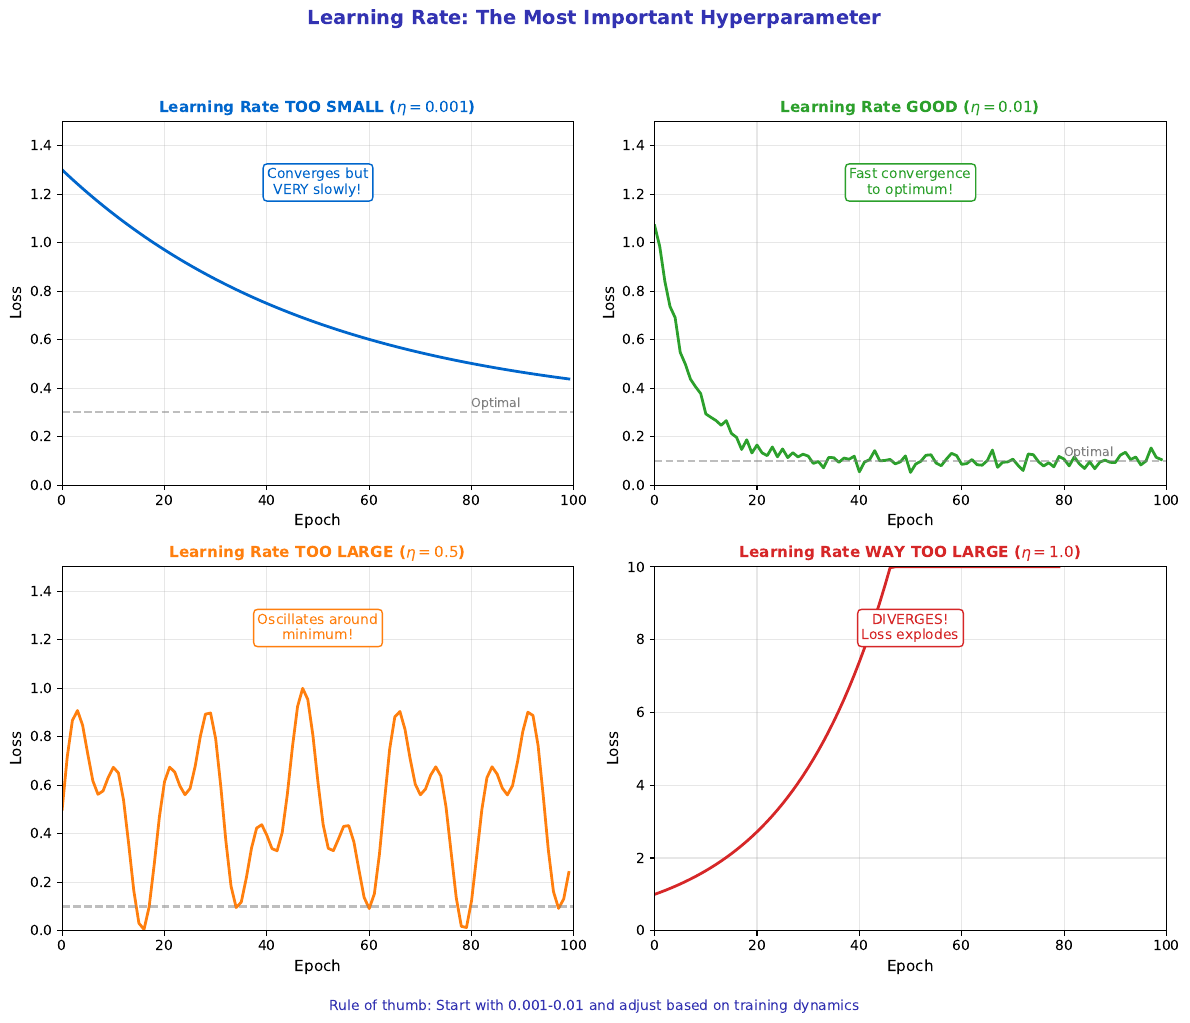

This chart was generated by the following Python code:
"""
Learning Rate Effects on Training
Module 3: Training Neural Networks
"""

import matplotlib.pyplot as plt
import numpy as np

CHART_METADATA = {
    'title': 'Learning Rate Effects',
    'url': 'https://github.com/QuantLet/neural-networks-introduction/tree/main/learning_rate_effects'
}

# Colors
mlpurple = '#3333B2'
mlblue = '#0066CC'
mlorange = '#FF7F0E'
mlgreen = '#2CA02C'
mlred = '#D62728'
mlgray = '#7F7F7F'

fig, axes = plt.subplots(2, 2, figsize=(12, 10))

# ==================== TOP LEFT: Too Small ====================
ax = axes[0, 0]

epochs = np.arange(100)
loss_small = 1.0 * np.exp(-0.02 * epochs) + 0.3

ax.plot(epochs, loss_small, color=mlblue, linewidth=2)
ax.axhline(y=0.3, color=mlgray, linestyle='--', alpha=0.5)
ax.text(80, 0.32, 'Optimal', fontsize=9, color=mlgray)

ax.set_xlabel('Epoch', fontsize=11)
ax.set_ylabel('Loss', fontsize=11)
ax.set_title('Learning Rate TOO SMALL ($\\eta = 0.001$)', fontsize=11,
             fontweight='bold', color=mlblue)
ax.grid(True, alpha=0.3)
ax.set_xlim(0, 100)
ax.set_ylim(0, 1.5)

ax.text(50, 1.2, 'Converges but\nVERY slowly!', fontsize=10, ha='center', color=mlblue,
        bbox=dict(boxstyle='round,pad=0.3', facecolor='white', edgecolor=mlblue))

# ==================== TOP RIGHT: Just Right ====================
ax = axes[0, 1]

loss_good = 1.0 * np.exp(-0.15 * epochs) + 0.1 + np.random.randn(100) * 0.02

ax.plot(epochs, loss_good, color=mlgreen, linewidth=2)
ax.axhline(y=0.1, color=mlgray, linestyle='--', alpha=0.5)
ax.text(80, 0.12, 'Optimal', fontsize=9, color=mlgray)

ax.set_xlabel('Epoch', fontsize=11)
ax.set_ylabel('Loss', fontsize=11)
ax.set_title('Learning Rate GOOD ($\\eta = 0.01$)', fontsize=11,
             fontweight='bold', color=mlgreen)
ax.grid(True, alpha=0.3)
ax.set_xlim(0, 100)
ax.set_ylim(0, 1.5)

ax.text(50, 1.2, 'Fast convergence\nto optimum!', fontsize=10, ha='center', color=mlgreen,
        bbox=dict(boxstyle='round,pad=0.3', facecolor='white', edgecolor=mlgreen))

# ==================== BOTTOM LEFT: Too Large ====================
ax = axes[1, 0]

loss_large = 0.5 + 0.3 * np.sin(epochs * 0.3) + 0.2 * np.sin(epochs * 0.7)

ax.plot(epochs, loss_large, color=mlorange, linewidth=2)
ax.axhline(y=0.1, color=mlgray, linestyle='--', alpha=0.5)

ax.set_xlabel('Epoch', fontsize=11)
ax.set_ylabel('Loss', fontsize=11)
ax.set_title('Learning Rate TOO LARGE ($\\eta = 0.5$)', fontsize=11,
             fontweight='bold', color=mlorange)
ax.grid(True, alpha=0.3)
ax.set_xlim(0, 100)
ax.set_ylim(0, 1.5)

ax.text(50, 1.2, 'Oscillates around\nminimum!', fontsize=10, ha='center', color=mlorange,
        bbox=dict(boxstyle='round,pad=0.3', facecolor='white', edgecolor=mlorange))

# ==================== BOTTOM RIGHT: Way Too Large (Diverges) ====================
ax = axes[1, 1]

loss_huge = np.exp(0.05 * epochs)
loss_huge = np.clip(loss_huge, 0, 10)

ax.plot(epochs[:80], loss_huge[:80], color=mlred, linewidth=2)
ax.set_xlabel('Epoch', fontsize=11)
ax.set_ylabel('Loss', fontsize=11)
ax.set_title('Learning Rate WAY TOO LARGE ($\\eta = 1.0$)', fontsize=11,
             fontweight='bold', color=mlred)
ax.grid(True, alpha=0.3)
ax.set_xlim(0, 100)
ax.set_ylim(0, 10)

ax.text(50, 8, 'DIVERGES!\nLoss explodes', fontsize=10, ha='center', color=mlred,
        bbox=dict(boxstyle='round,pad=0.3', facecolor='white', edgecolor=mlred))

fig.suptitle('Learning Rate: The Most Important Hyperparameter',
             fontsize=14, fontweight='bold', color=mlpurple, y=1.02)

# Summary at bottom
fig.text(0.5, 0.02, 'Rule of thumb: Start with 0.001-0.01 and adjust based on training dynamics',
         ha='center', fontsize=10, color=mlpurple)

plt.tight_layout(rect=[0, 0.04, 1, 0.98])
plt.savefig('learning_rate_effects.pdf', format='pdf', bbox_inches='tight', dpi=300)
plt.savefig('learning_rate_effects.png', format='png', bbox_inches='tight', dpi=300)
plt.close()

print("Generated: learning_rate_effects.pdf")
